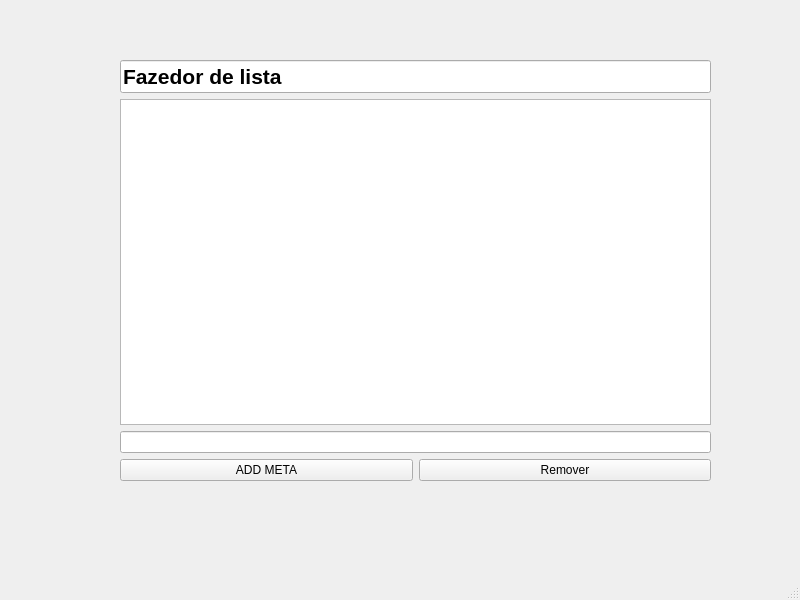
<?xml version="1.0" encoding="UTF-8"?>
<ui version="4.0">
 <class>MainWindow</class>
 <widget class="QMainWindow" name="MainWindow">
  <property name="geometry">
   <rect>
    <x>0</x>
    <y>0</y>
    <width>800</width>
    <height>600</height>
   </rect>
  </property>
  <property name="windowTitle">
   <string>MainWindow</string>
  </property>
  <widget class="QWidget" name="centralwidget">
   <widget class="QWidget" name="gridLayoutWidget">
    <property name="geometry">
     <rect>
      <x>120</x>
      <y>60</y>
      <width>591</width>
      <height>421</height>
     </rect>
    </property>
    <layout class="QGridLayout" name="gridLayout">
     <item row="0" column="1" colspan="2">
      <widget class="QLineEdit" name="lineEdit">
       <property name="font">
        <font>
         <family>Segoe UI</family>
         <pointsize>16</pointsize>
         <weight>75</weight>
         <bold>true</bold>
        </font>
       </property>
       <property name="text">
        <string>Fazedor de lista</string>
       </property>
      </widget>
     </item>
     <item row="4" column="1">
      <widget class="QPushButton" name="pushButton">
       <property name="text">
        <string>ADD META</string>
       </property>
      </widget>
     </item>
     <item row="4" column="2">
      <widget class="QPushButton" name="pushButton_2">
       <property name="text">
        <string>Remover</string>
       </property>
      </widget>
     </item>
     <item row="3" column="1" colspan="2">
      <widget class="QLineEdit" name="lineEdit_2"/>
     </item>
     <item row="1" column="1" colspan="2">
      <widget class="QListWidget" name="listWidget"/>
     </item>
    </layout>
   </widget>
  </widget>
  <widget class="QMenuBar" name="menubar">
   <property name="geometry">
    <rect>
     <x>0</x>
     <y>0</y>
     <width>800</width>
     <height>21</height>
    </rect>
   </property>
  </widget>
  <widget class="QStatusBar" name="statusbar"/>
 </widget>
 <resources/>
 <connections/>
</ui>
